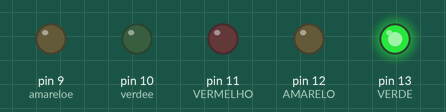
Simulated run of this sketch. Board: Arduino Uno, built with avr-gcc and run on an emulated ATmega328P. On the bench: output pins drawn as LEDs (lit = HIGH).

Above: at 1.5 s.
At 4.0 s:
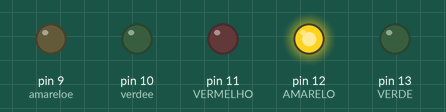
At 6.5 s:
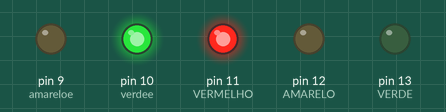
At 9.0 s:
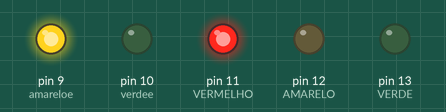
Timing chart, 0 to 13.0 s (numbered marks = the images above):
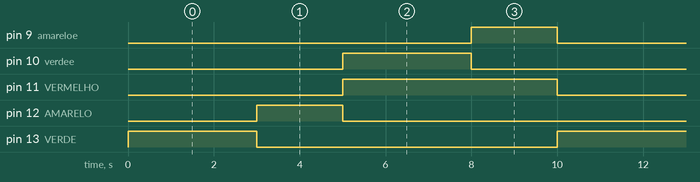

Measured:
- by itself, pin 9 (amareloe), pin 12 (AMARELO): alternates HIGH for 2.0 s and LOW for 8.0 s
- by itself, pin 10 (verdee), pin 13 (VERDE): alternates HIGH for 3.0 s and LOW for 7.0 s
- by itself, pin 11 (VERMELHO): alternates HIGH for 5.0 s and LOW for 5.0 s

The sketch:

aula_32_sem_foro_cruzamento_1.ino
```cpp
// Giuliano Keler Chicarelli


unsigned long tempoAtual;
unsigned long tempoInicial;

int amarelo = 2000;
int verde = 3000;


#define VERDE 13
#define AMARELO 12
#define VERMELHO 11
#define verdee 10
#define amareloe 9
#define vermelhoe 8


void setup()
{
 pinMode(VERDE, OUTPUT);
 pinMode(AMARELO,OUTPUT);
 pinMode(VERMELHO, OUTPUT);
 pinMode(verdee, OUTPUT);
 pinMode(amareloe,OUTPUT);
 pinMode(verdee, OUTPUT);
}

void loop()
{
  tempoAtual = millis();

  if(tempoAtual - tempoInicial < verde){
  digitalWrite(VERDE, HIGH);
  digitalWrite(AMARELO, LOW);
  digitalWrite(VERMELHO, LOW);

  digitalWrite(verdee, LOW);
  digitalWrite(amareloe, LOW);
  digitalWrite(vermelhoe, HIGH);


  }else if(tempoAtual - tempoInicial < verde + amarelo){
  digitalWrite(VERDE, LOW);
  digitalWrite(AMARELO, HIGH);
  digitalWrite(VERMELHO, LOW);

  digitalWrite(verdee, LOW);
  digitalWrite(amareloe, LOW);
  digitalWrite(vermelhoe, HIGH);

  }else if(tempoAtual - tempoInicial < verde + amarelo){
  digitalWrite(VERDE, LOW);
  digitalWrite(AMARELO, LOW);
  digitalWrite(VERMELHO, HIGH);

  digitalWrite(verdee, HIGH);
  digitalWrite(amareloe, LOW);
  digitalWrite(vermelhoe, LOW);

  }else if(tempoAtual - tempoInicial < verde * 2 + amarelo){
  digitalWrite(VERDE, LOW);
  digitalWrite(AMARELO, LOW);
  digitalWrite(VERMELHO, HIGH);

  digitalWrite(verdee, HIGH);
  digitalWrite(amareloe, LOW);
  digitalWrite(vermelhoe, LOW);

  }else if(tempoAtual - tempoInicial <  verde * 2 + amarelo * 2 ){
  digitalWrite(VERDE, LOW);
  digitalWrite(AMARELO, LOW);
  digitalWrite(VERMELHO, HIGH);

  digitalWrite(verdee, LOW);
  digitalWrite(amareloe, HIGH);
  digitalWrite(vermelhoe, LOW);

  }else{
  tempoInicial = tempoAtual;
  }


}
```
